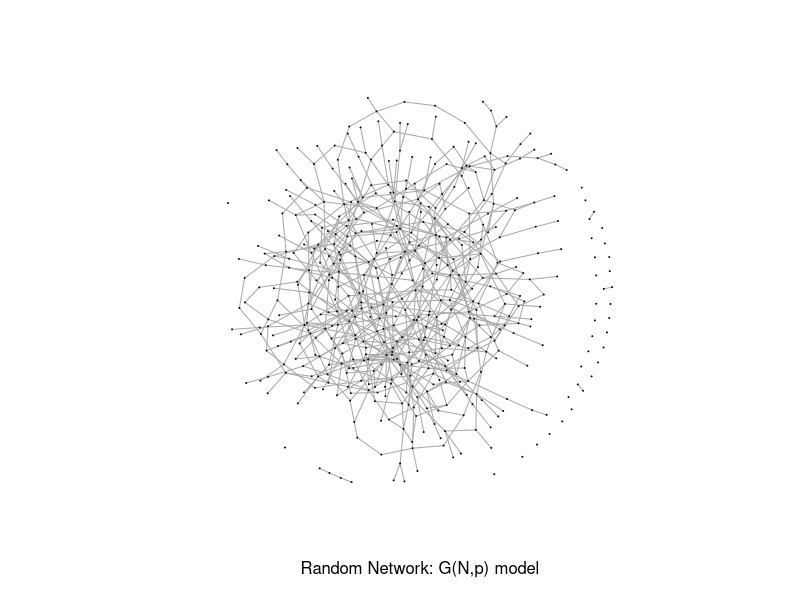
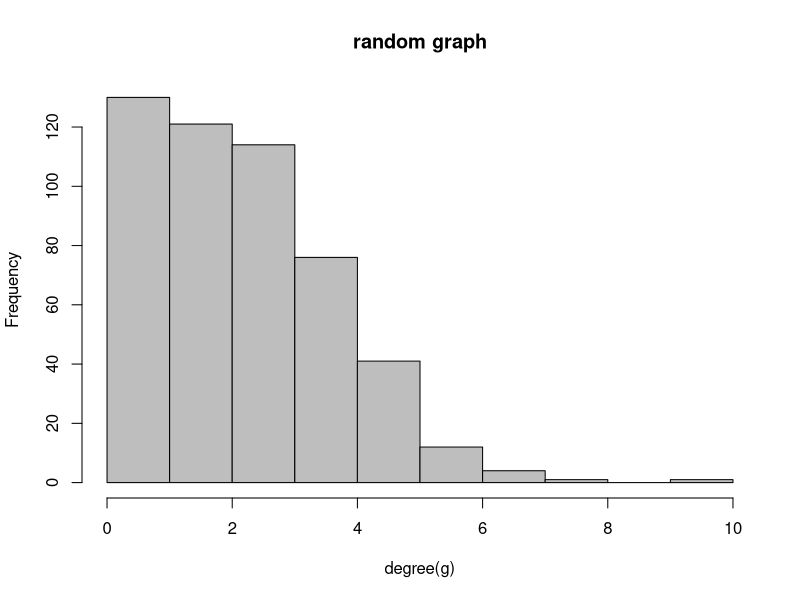
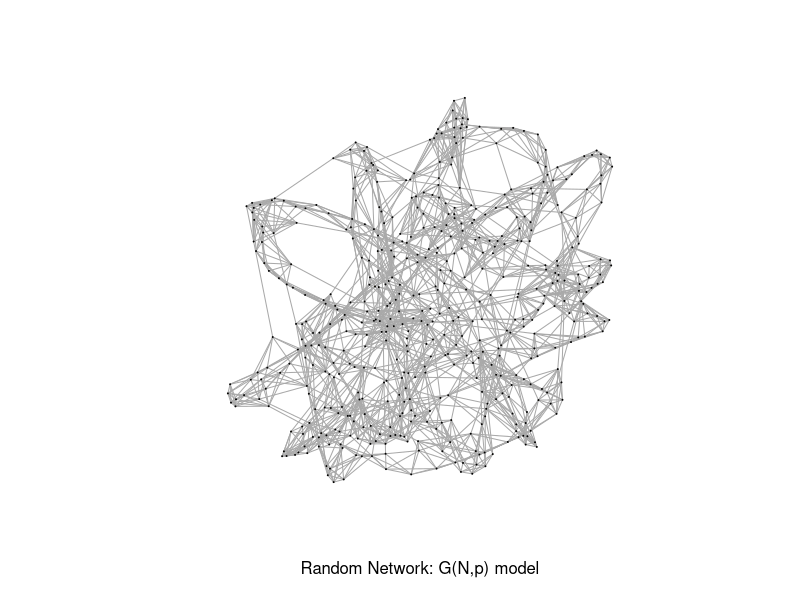
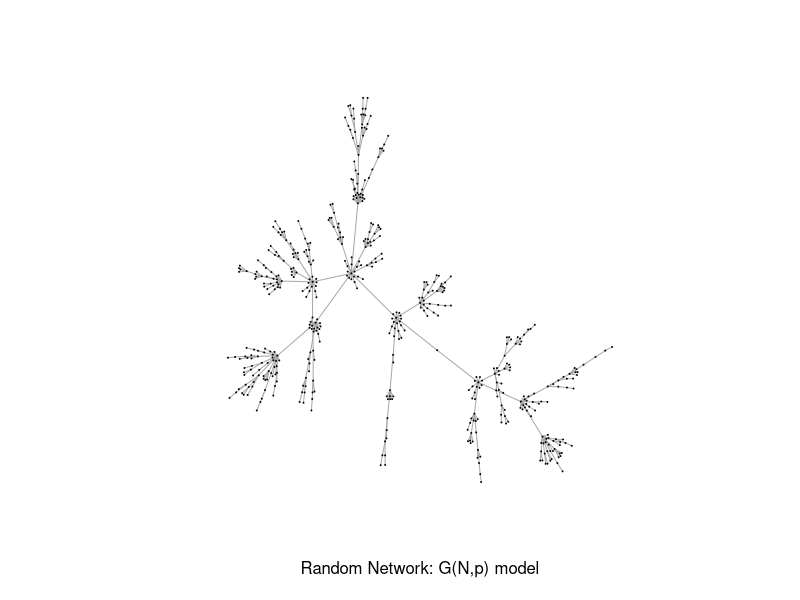

The R source for these figures, in order:
library('igraph')

g = random.graph.game(500, p.or.m = 0.005, type = "gnp")
plot(g, layout = layout.fruchterman.reingold, vertex.label= NA, edge.arrow.size=0.02,vertex.size = 0.5, xlab = "Random Network: G(N,p) model")
hist_g = hist(degree(g), main="random graph", col="Gray")


g1 = sample_smallworld(1,size=500,nei=4,p=0.03)
plot(g1, layout = layout.fruchterman.reingold, vertex.label= NA, edge.arrow.size=0.02,vertex.size = 0.5, xlab = "Random Network: G(N,p) model")



h1= sample_pa (500) #scale-free
par(mfrow = c(1,1))
plot(h1, layout = layout.fruchterman.reingold, vertex.label= NA, edge.arrow.size=0.02,vertex.size = 0.5, xlab = "Random Network: G(N,p) model")





